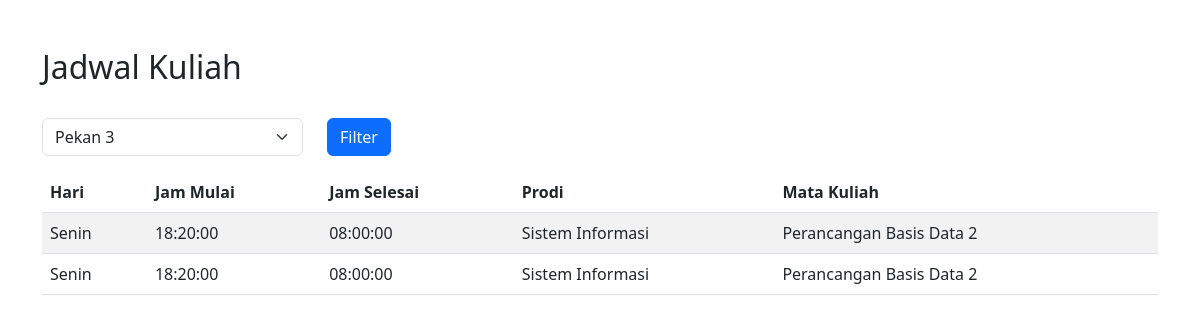
/lihat.php?pekan=3, run on the app's committed database.
### tables this page shows
CREATE TABLE `waktu` (
  `kode_waktu` varchar(10) NOT NULL,
  `reguler` varchar(5) NOT NULL,
  `hari` varchar(10) NOT NULL,
  `jam_mulai` time NOT NULL,
  `jam_selesai` time NOT NULL
);

CREATE TABLE `prodi` (
  `kode_prodi` varchar(10) NOT NULL,
  `nama_prodi` varchar(50) NOT NULL,
  `password` varchar(50) NOT NULL
);

CREATE TABLE `mkp` (
  `kode_mkp` varchar(10) NOT NULL,
  `kode_prodi` varchar(10) NOT NULL,
  `nama_mkp` varchar(50) NOT NULL,
  `sks` int(10) NOT NULL
);

### lihat.php (the view, shortened to what this page needs)
<!DOCTYPE html>
<html lang="en">
<head>
    <link href="https://cdn.jsdelivr.net/npm/bootstrap@5.3.0/dist/css/bootstrap.min.css" rel="stylesheet">
</head>
<body>
    <div class="container mt-5">
        <h2>Jadwal Kuliah</h2>
        <form method="GET" action="">
            <div class="row mb-3">
                <div class="col-md-3">
                    <select class="form-select" id="pekan" name="pekan">
                        <?php
                        include 'koneksi.php';
                        $queryPekan = "SELECT DISTINCT pekan FROM jadwal ORDER BY pekan";
                        $resultPekan = $connect->query($queryPekan);
                        if ($resultPekan->num_rows > 0) {
                            while ($rowPekan = $resultPekan->fetch_assoc()) {
                                $selected = isset($_GET['pekan']) && $_GET['pekan'] == $rowPekan['pekan'] ? 'selected' : '';
                                echo "<option value='" . $rowPekan['pekan'] . "' $selected>Pekan " . $rowPekan['pekan'] . "</option>";
                            }
                        }
                        ?>
                    </select>
                </div>
                <div class="col-md-3 d-flex align-items-end">
                    <button type="submit" class="btn btn-primary">Filter</button>
                </div>
            </div>
        </form>
        <table class="table table-striped">
            <thead>
                <tr>
                    <th>Hari</th>
                    <th>Jam Mulai</th>
                    <th>Jam Selesai</th>
                    <th>Prodi</th>
                    <th>Mata Kuliah</th>
                </tr>
            </thead>
            <tbody>
                <?php
                $pekan = isset($_GET['pekan']) ? $_GET['pekan'] : '';
                $query = "
                    SELECT w.hari, w.jam_mulai, w.jam_selesai, p.nama_prodi, m.nama_mkp
                    FROM jadwal j
                    JOIN waktu w ON j.kode_waktu = w.kode_waktu
                    JOIN mkp m ON j.kode_mkp = m.kode_mkp
                    JOIN prodi p ON m.kode_prodi = p.kode_prodi
                ";
                if ($pekan !== '') {
                    $query .= " WHERE j.pekan = ?";
                }
                $query .= " ORDER BY w.hari, w.jam_mulai";
                $stmt = $connect->prepare($query);
                if ($pekan !== '') {
                    $stmt->bind_param("i", $pekan);
                }
                $stmt->execute();
                $result = $stmt->get_result();
                if ($result->num_rows > 0) {
                    while ($row = $result->fetch_assoc()) {
                        echo "<tr>";
                        echo "<td>" . $row['hari'] . "</td>";
                        echo "<td>" . $row['jam_mulai'] . "</td>";
                        echo "<td>" . $row['jam_selesai'] . "</td>";
                        echo "<td>" . $row['nama_prodi'] . "</td>";
                        echo "<td>" . $row['nama_mkp'] . "</td>";
                        echo "</tr>";
                    }
                } else {
                    echo "<tr><td colspan='5'>Tidak ada jadwal tersedia</td></tr>";
                }
                ?>
            </tbody>
        </table>
    </div>
</body>
</html>

### data on the page
waktu: hari "Senin", jam_mulai "18:20:00", jam_selesai "08:00:00", prodi.nama_prodi "Sistem Informasi", mkp.nama_mkp "Perancangan Basis Data 2"
